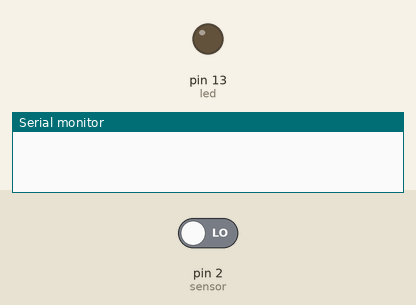
The sketch below on a simulated Arduino Uno, built with avr-gcc and run on an emulated ATmega328P. Shown: output pins drawn as LEDs (lit = HIGH), the last lines printed to the serial monitor. The inputs (shaded band) are chosen by the test bench; at power-on: pin 2 (sensor) LOW.

Above: at 2.8 s.
2.9 s: pin 2 (sensor) driven HIGH
At 3.3 s:
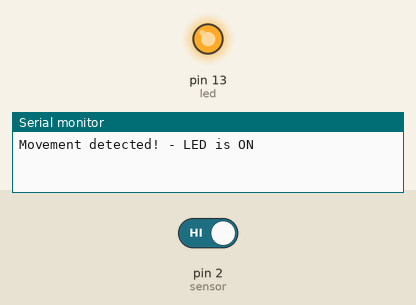
4.5 s: pin 2 (sensor) driven LOW
At 6.0 s:
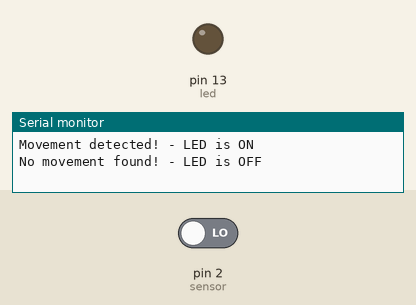
Timing chart, 0 to 7.5 s (numbered marks = the images above; inputs shaded):
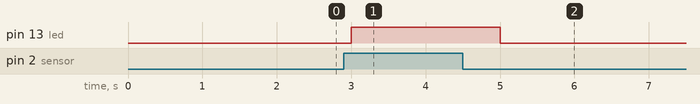

Measured:
- after the input at 2.9 s, pin 13 (led): LOW → HIGH after 0.10 s
- after the input at 4.5 s, pin 13 (led): HIGH → LOW after 0.50 s

The sketch:

M1T1P.ino
```cpp
int led = 13;                // the pin that the LED is attached to
int sensor = 2;              // the pin that the sensor is attached to
int state = LOW;             // by default, no motion detected
int val = 0;                 // variable to store the sensor status (value)

void setup() {
  pinMode(led, OUTPUT);      // initialize LED as an output
  pinMode(sensor, INPUT);    // initialize sensor as an input
  Serial.begin(9600);        // initialize serial
}

void loop() {
  val = digitalRead(sensor);   // read sensor value
  if (val == HIGH) {           // check if the sensor is HIGH
    if (state == LOW) {
      Serial.println("Movement detected! - LED is ON");
      state = HIGH;       // update variable state to HIGH
      digitalWrite(led, HIGH);  // turn the LED on
    }
  } else {
    if (state == HIGH) {
      Serial.println("No movement found! - LED is OFF");
      state = LOW;       // update variable state to LOW
      digitalWrite(led, LOW);  // turn the LED off
    }
  }
  delay(1000);
}
```

M1T1P.cpp
```cpp
int led = 13;                // the pin that the LED is attached to
int sensor = 2;              // the pin that the sensor is attached to
int state = LOW;             // by default, no motion detected
int val = 0;                 // variable to store the sensor status (value)

void setup() {
  pinMode(led, OUTPUT);      // initialize LED as an output
  pinMode(sensor, INPUT);    // initialize sensor as an input
  Serial.begin(9600);        // initialize serial
}

void loop() {
  val = digitalRead(sensor);   // read sensor value
  if (val == HIGH) {           // check if the sensor is HIGH
    if (state == LOW) {
      Serial.println("Movement detected! - LED is ON");
      state = HIGH;       // update variable state to HIGH
      digitalWrite(led, HIGH);  // turn the LED on
    }
  } else {
    if (state == HIGH) {
      Serial.println("No movement found! - LED is OFF");
      state = LOW;       // update variable state to LOW
      digitalWrite(led, LOW);  // turn the LED off
    }
  }
  delay(500);
}
```
